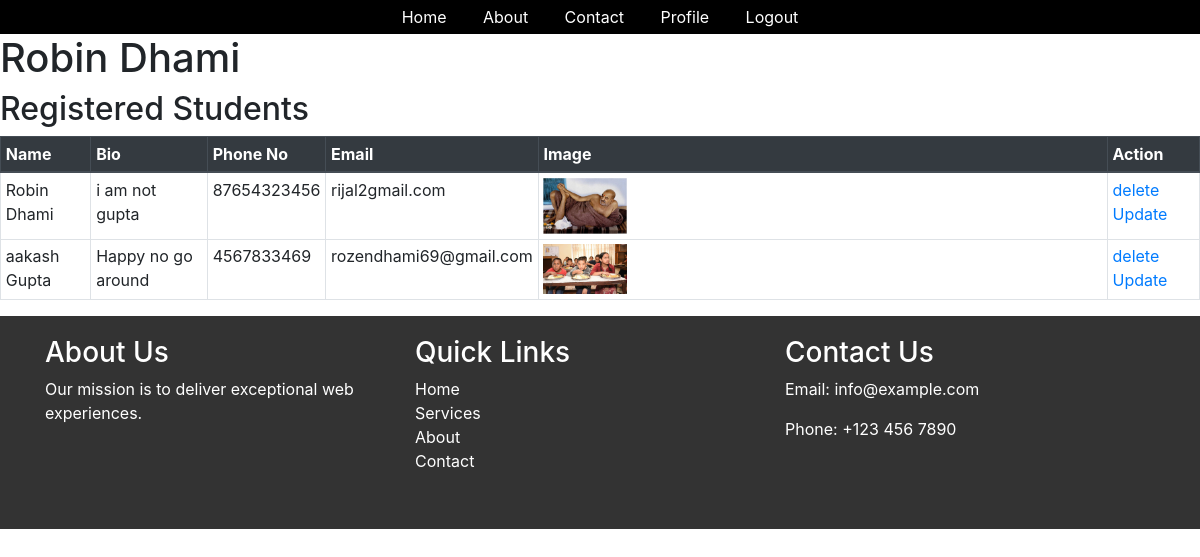
The page /profile/ (signed in) on the database as committed earlier.
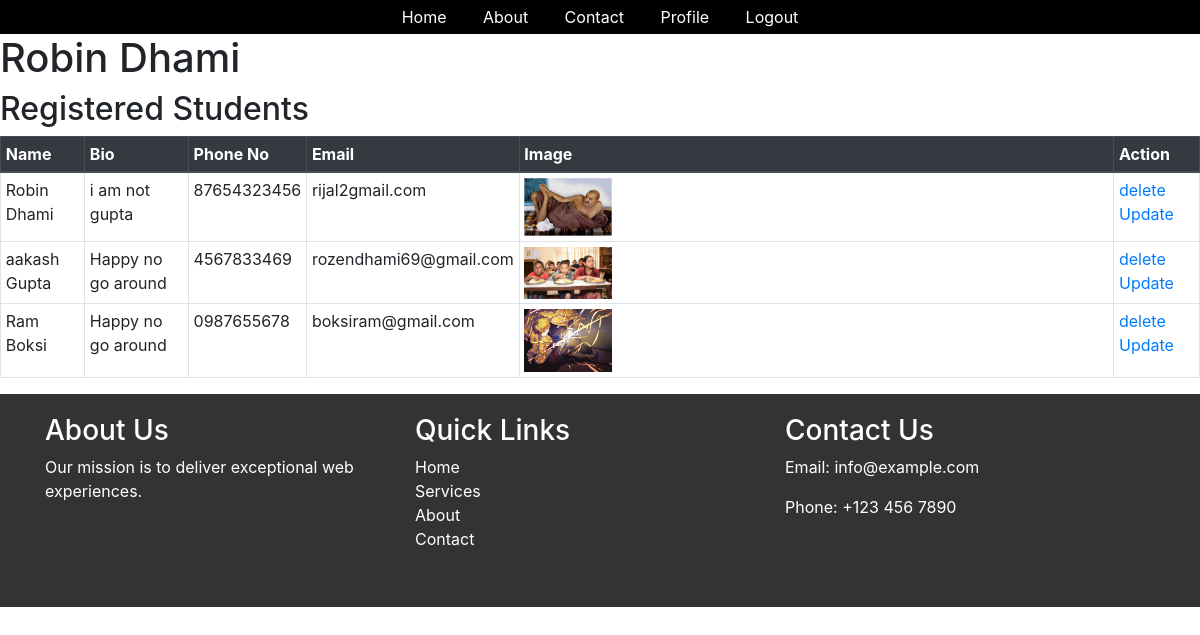
The same page on the database as committed later.
### home/models.py (models this page shows)
class Student(models.Model):
    User= models.ForeignKey(User,on_delete=models.SET_NULL,null=True,blank=True) #This is used to authenticate user
    name=models.CharField(max_length=100)
    image= models.ImageField(upload_to="stud")
    email=models.EmailField(unique=True,default="")
    bio= models.TextField(blank=True)
    phone= models.CharField(max_length=20, null=True, blank=True)

### home/views.py (the view)
# urls.py: path('profile/',profile,name='profile'),
@login_required(login_url='login')
def profile(request):
    queryset = Student.objects.all()
    print(queryset)
    context = {"students": queryset}
    print("context",context)
    return render(request, 'profile.html',context)

### home/Templates/profile.html (shortened to what this page needs)
{% extends 'base.html' %}
{% block start %}
<h1>{{request.user.first_name}} {{request.user.last_name}}</h1>
<h2>Registered Students</h2>
<table class="table table-hover table-sm table-bordered" >
    <thead class="thead-dark">
        <tr >
            <th scope="col">Name</th>
            <th scope="col">Bio</th>
            <th scope="col">Phone No</th>
            <th scope="col">Email</th>
            <th scope="col">Image</th>
            <th scope="col"> Action</th>
        </tr>
    </thead>
    <tbody>
        {% for student in students %}
            <tr>
                <td>{{ student.name }}</td>
                <td>{{ student.bio }}</td>
                <td>{{ student.phone }}</td>
                <td>{{ student.email }}</td>
                <td > <img src="/media/{{ student.image}}" alt="Profile" srcset="" style=" width: 15%;"> </td>
                <td>
                    <a href="/delete-student/{{ student.id}}"> delete</a>
                    <a href="/update-student/{{student.id}}">Update</a>
                </td>
            </tr>
        {% endfor %}
    </tbody>
</table>
{% endblock %}

### home/Templates/base.html (shortened to what this page needs)
<!DOCTYPE html>
<html xmlns="http://www.w3.org/1999/xhtml">
<head>
    <link href="https://stackpath.bootstrapcdn.com/bootstrap/4.5.2/css/bootstrap.min.css" rel="stylesheet">
</head>
<body>
<div id="navbar">
    <ul>
        <li><a href="{% url 'home' %}">Home</a></li>
        <li><a href="{% url 'about' %}">About</a></li>
        <li><a href="{% url 'contact' %}">Contact</a></li>
        {% if request.user.is_authenticated %}
        <li><a href="{% url 'profile' %}">Profile</a></li>
        <li><a href="/logout/">Logout</a></li>
        {% else %}
        <li><a href="/login/">Login</a></li>
        {% endif %}
    </ul>
</div>
{% block start %}
{% endblock %}
<footer class="site-footer">
    <div class="container">
        <div class="footer-about">
            <h3>About Us</h3>
            <p>Our mission is to deliver exceptional web experiences.</p>
        </div>
        <div class="footer-links">
            <h3>Quick Links</h3>
            <ul>
                <li><a href="#">Home</a></li>
                <li><a href="#">Services</a></li>
                <li><a href="#">About</a></li>
                <li><a href="#">Contact</a></li>
            </ul>
        </div>
        <div class="footer-contact">
            <h3>Contact Us</h3>
            <p>Email: info@example.com</p>
            <p>Phone: +123 456 7890</p>
        </div>
    </div>
</footer>
</body>
</html>

### home/Templates/base.html (style rules this page uses)
#navbar ul { margin: 0; padding: 5px; list-style-type: none; text-align: center; background-color: #000; }
#navbar ul li { display: inline; }
#navbar ul li a { text-decoration: none; padding: .2em 1em; color: #fff; background-color: #000; }
.site-footer { background-color: #333; color: white; padding: 20px 0; }
.container { display: flex; flex-wrap: wrap; justify-content: space-between; padding: 0 15px; }
.footer-about, .footer-links, .footer-contact { flex: 1; min-width: 200px; margin-bottom: 20px; }
.footer-links ul { list-style: none; padding: 0; }
.footer-links ul li a { color: #fff; text-decoration: none; }
h3 { margin-top: 0; }

Rows that differ between the two databases and show on the page:
added Student: name "Ram Boksi", bio "Happy no go around", phone "0987655678", email "boksiram@gmail.com", image (picture)
